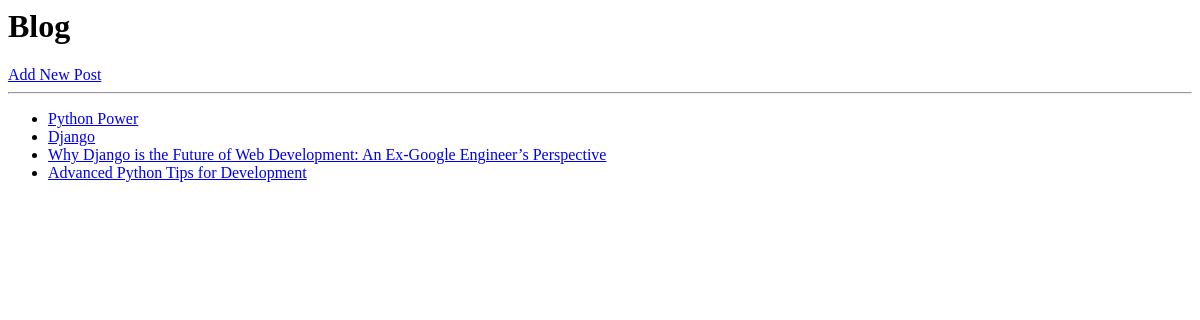
The page /blog/ on the database as committed earlier.
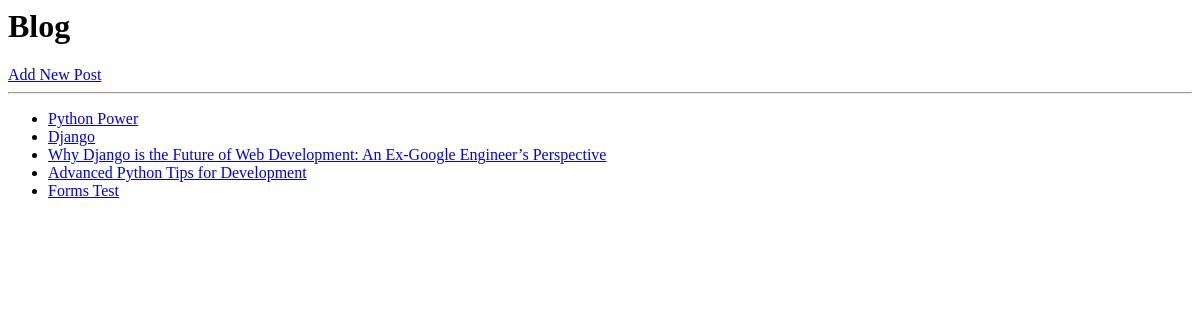
The same page on the database as committed later.
### posts/models.py (models this page shows)
class post(models.Model):
    author = models.ForeignKey(User,related_name='post_author',on_delete=models.SET_NULL,null=True)
    title = models.CharField(max_length=120)
    content = models.TextField(max_length=10000)
    publish_date = models.DateTimeField(default= timezone.now)
    tags = TaggableManager()
    image = models.ImageField(upload_to='posts', null=True)
    def __str__(self) -> str:
        return self.title

### posts/views.py (the view)
# urls.py: path('blog/', post_list),
def post_list(request):
    data = post.objects.all()
    return render(request,'all_posts.html', {'posts' : data})

### posts/templates/all_posts.html
<h1> Blog </h1>
<a href="/blog/add">Add New Post</a>
<hr>
<ul>
    {% for post in posts %}
      <li>
        <a href="/blog/{{post.id}}">{{post}}</a>
      </li>
    {% endfor %}
</ul>

Rows that differ between the two databases and show on the page:
added post: title "Forms Test"
